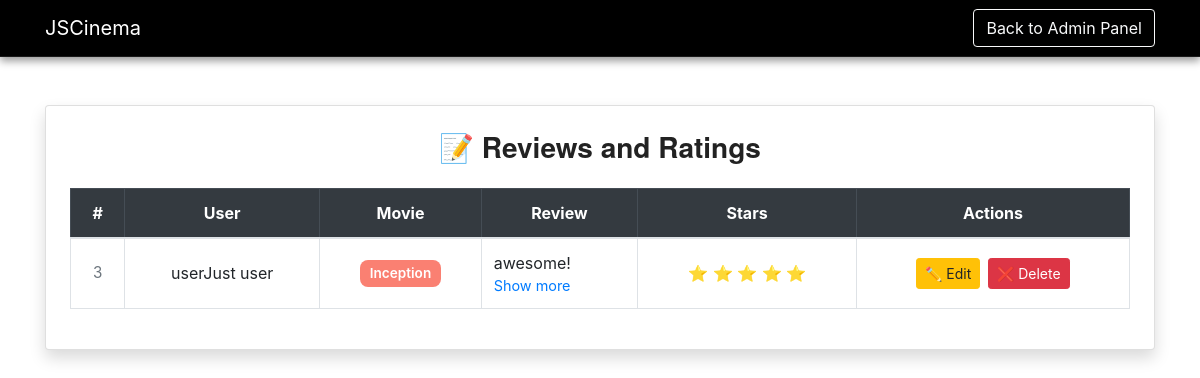
Page /reviews_and_ratings_admin.php (signed in) on the earlier database version.
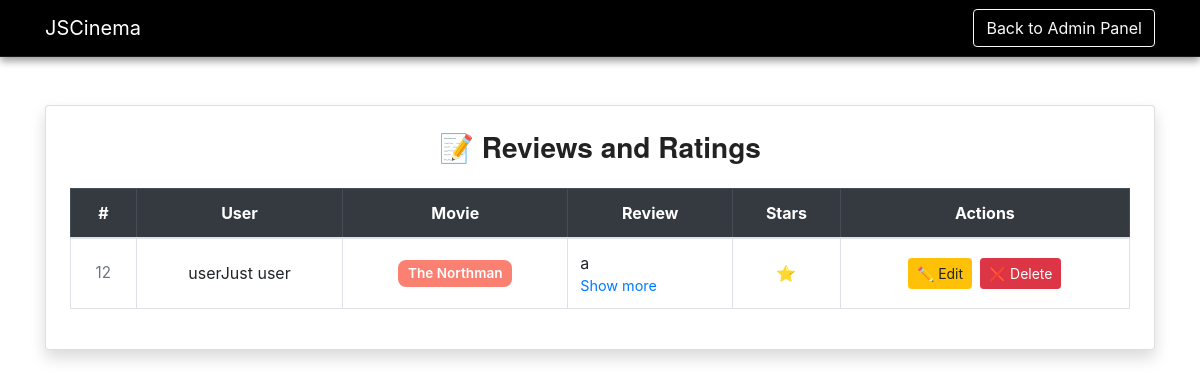
Same page on the later database version.
### tables this page shows
CREATE TABLE `reviews_ratings` (
  `id` int(11) NOT NULL,
  `user_id` int(11) NOT NULL,
  `movie_id` int(11) NOT NULL,
  `review` text DEFAULT NULL,
  `star` tinyint(4) DEFAULT NULL CHECK (`star` between 1 and 5),
  `created_at` timestamp NOT NULL DEFAULT current_timestamp()
);

CREATE TABLE `users` (
  `id` int(11) NOT NULL,
  `email` varchar(255) DEFAULT NULL,
  `imie` varchar(50) NOT NULL,
  `nazwisko` varchar(50) NOT NULL,
  `password` varchar(255) NOT NULL,
  `data_urodzenia` date NOT NULL,
  `profile_image` varchar(255) DEFAULT NULL,
  `Status` varchar(255) DEFAULT NULL,
  `created_at` timestamp NOT NULL DEFAULT current_timestamp()
);

CREATE TABLE `movies` (
  `id` int(11) NOT NULL,
  `name` varchar(255) NOT NULL,
  `description` text DEFAULT NULL,
  `stars` decimal(3,1) DEFAULT NULL CHECK (`stars` between 0 and 10),
  `author` varchar(255) DEFAULT NULL,
  `video` varchar(255) DEFAULT NULL,
  `movie_duration` int(11) DEFAULT NULL CHECK (`movie_duration` > 0),
  `plays` text DEFAULT NULL,
  `status` varchar(255) DEFAULT NULL,
  `coming_date` date DEFAULT NULL,
  `end_date` date DEFAULT NULL,
  `created_at` timestamp NOT NULL DEFAULT current_timestamp(),
  `updated_at` timestamp NOT NULL DEFAULT current_timestamp() ON UPDATE current_timestamp()
);

### reviews_and_ratings_admin.php (the view, shortened to what this page needs)
<?php
require 'db_connection.php';
$sql = "SELECT r.id, u.imie, u.nazwisko, m.name AS movie_name, r.review, r.star
        FROM reviews_ratings r
        JOIN users u ON r.user_id = u.id
        JOIN movies m ON r.movie_id = m.id";
$result = $conn->query($sql);
?>
<!DOCTYPE html>
<html lang="en">
<head>
    <link rel="stylesheet" href="https://maxcdn.bootstrapcdn.com/bootstrap/4.5.2/css/bootstrap.min.css">
    <link rel="stylesheet" href="style.css">
</head>
<body>
<nav class="navbar navbar-dark bg-dark">
    <div class="container">
        <a class="navbar-brand" href="index.php">JSCinema</a>
        <a href="profile.php" class="btn btn-outline-light">Back to Admin Panel</a>
    </div>
</nav>
<div class="container mt-5">
    <div class="card card-review-admin shadow p-4 rounded-4">
        <h3 class="text-center mb-4">📝 Reviews and Ratings</h3>
        <div class="table-responsive">
            <table class="table table-bordered table-hover table-review-admin text-center align-middle">
            <thead class="table-dark">
                <tr>
                    <th>#</th>
                    <th>User</th>
                    <th>Movie</th>
                    <th>Review</th>
                    <th>Stars</th>
                    <th>Actions</th>
                </tr>
                </thead>
                <tbody>
                <?php if ($result->num_rows > 0): ?>
                    <?php while ($row = $result->fetch_assoc()): ?>
                        <tr>
                            <td class="fw-bold text-muted"><?= $row['id'] ?></td>
                            <td><?= htmlspecialchars($row['imie'] . ' ' . $row['nazwisko']); ?></td>
                            <td><span class="badge badge-review-admin"><?= htmlspecialchars($row['movie_name']); ?></span></td>
                            <td class="text-start">
                                <div class="description-wrapper">
                                    <span class="short-text"><?= nl2br(htmlspecialchars(mb_strimwidth($row['review'], 0, 150, "..."))); ?></span>
                                    <a href="#" class="toggle-description text-primary" style="display:block; font-size: 0.9rem;">Show more</a>
                                </div>
                            </td>
                            <td>
                                <?php for ($i = 0; $i < $row['star']; $i++): ?>
                                    <span class="text-warning">⭐</span>
                                <?php endfor; ?>
                            </td>
                            <td>
                                <div class="d-flex justify-content-center">
                                    <a href="edit_review_admin.php?id=<?= $row['id'] ?>" class="btn btn-sm btn-warning mr-2">
                                        ✏️ Edit
                                    </a>
                                    <a href="delete_review_admin.php?id=<?= $row['id'] ?>" class="btn btn-sm btn-danger" onclick="return confirm('Are you sure you want to delete this review?');">
                                        ❌ Delete
                                    </a>
                                </div>
                            </td>
                        </tr>
                    <?php endwhile; ?>
                <?php else: ?>
                    <tr>
                        <td colspan="6" class="text-center text-muted">No reviews available</td>
                    </tr>
                <?php endif; ?>
                </tbody>
            </table>
        </div>
    </div>
</div>
</body>
</html>

Differences in the rows shown:
removed reviews_ratings: id "3", user.nazwisko "userJust user", movie.name "Inception", review "awesome!", star 5 (drawn)
added reviews_ratings: id "12", user.nazwisko "userJust user", movie.name "The Northman", review "a", star 1 (drawn)
